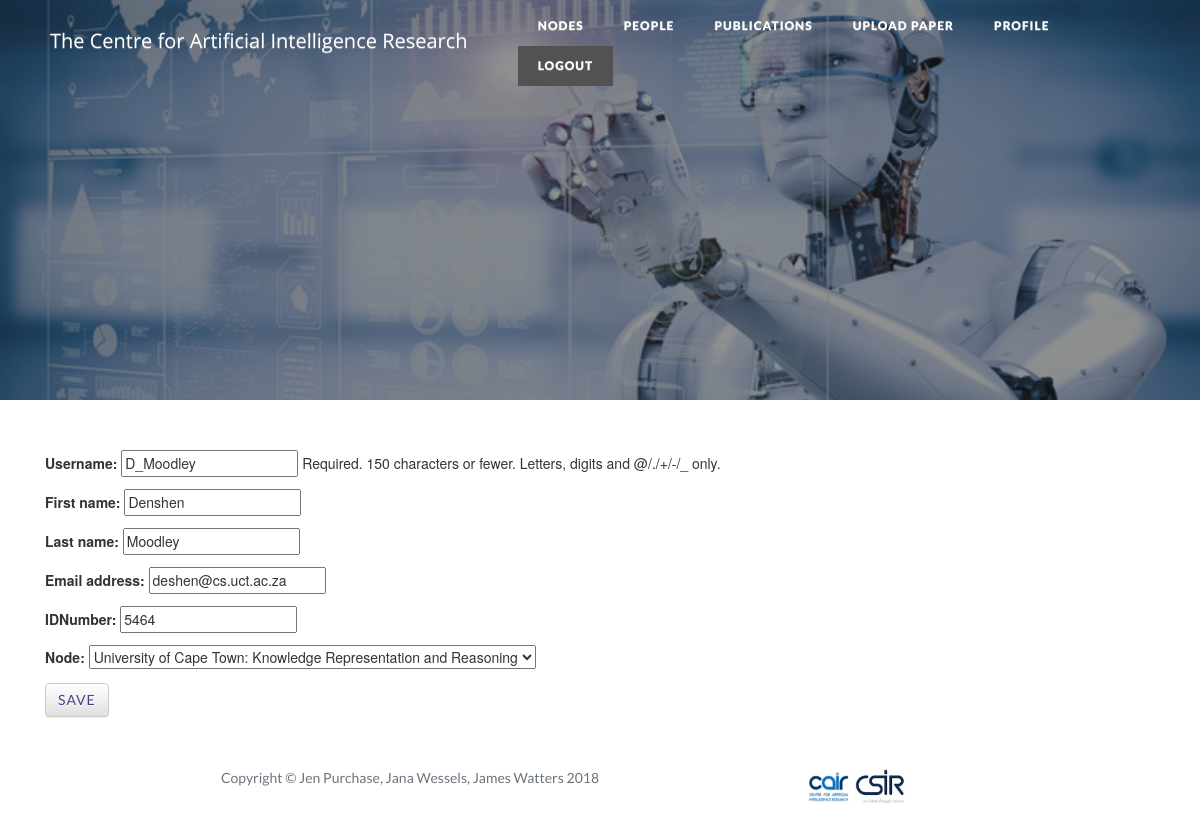
The app's page /users/edit/ (signed in) with its own data.
### users/models.py (models this page shows, shortened)
class CustomUser(AbstractUser):
    MEMBER = '0'
    AUTHOR = '1'
    NODEADMIN = '2'
    GLOBALADMIN = '3'
    ROLES =(
        (MEMBER, 'Member'),
        (AUTHOR, 'Author'),
        (NODEADMIN, 'Node Admin'),
        (GLOBALADMIN, 'Global Admin')
    )
    IDNumber = models.IntegerField(default=0)
    Node = models.ForeignKey('nodes.Node', null=True, on_delete=models.CASCADE)
    Role = models.CharField(default=0, choices=ROLES, max_length=20)

### users/views.py (the view)
# urls.py: url('edit/', views.user_edit, name='user_edit'),
def user_edit(request):
    user = request.user
    if request.method == "POST":
        print(request.POST)
        form = CustomUserChangeForm(request.POST, instance=request.user)
        if form.is_valid():
            user = form.save(commit=False)
            user.save()
            form.save_m2m()
            return redirect('user_detail')
    else:
        form = CustomUserChangeForm(instance=user)
    return render(request, 'user_form.html', {'form': form})

### users/forms.py
class CustomUserChangeForm(forms.ModelForm):
    class Meta:
        model = CustomUser
        fields = ('username', 'first_name', 'last_name', 'email', 'IDNumber', 'Node',)

### nodes/models.py (called while the page is built)
    def __str__(self):
        return self.Location +": "+self.Name

### templates/user_form.html (shortened to what this page needs)
<!DOCTYPE html>
<html>
<head>
    {% load staticfiles %}
    {% load static %}
    <link rel="stylesheet" href="{% static 'assets\css\bootstrap.min.css' %}">
    <link rel="stylesheet" href="https://cdnjs.cloudflare.com/ajax/libs/font-awesome/4.7.0/css/font-awesome.min.css">
    <link rel="stylesheet" href="https://cdnjs.cloudflare.com/ajax/libs/lightbox2/2.8.2/css/lightbox.min.css">
    <link rel="stylesheet" href="{% static 'assets\css\styles.min.css' %}">
    <link rel="stylesheet" href="//maxcdn.bootstrapcdn.com/bootstrap/3.2.0/css/bootstrap.min.css">
    <link rel="stylesheet" href="//maxcdn.bootstrapcdn.com/bootstrap/3.2.0/css/bootstrap-theme.min.css">
</head>
<body>
    <nav class="navbar navbar-light navbar-expand-lg fixed-top" id="mainNav">
        <div class="container"><a class="navbar-brand" href="{% url 'home' %}" style="font-size:20px;'Merriweather Sans', sans-serif; font-weight: normal;">The Centre for Artificial Intelligence Research&nbsp;<br></a>
            <div class="collapse navbar-collapse" id="navbarResponsive">
                <ul class="nav navbar-nav ml-auto" style="font-family:Lato, sans-serif;">
                    <li class="nav-item" role="presentation"><a class="nav-link" href="{% url 'node' %}">Nodes</a></li>
                    <li class="nav-item" role="presentation"><a class="nav-link" href="{% url 'people' %}">People</a></li>
                    <li class="nav-item" role="presentation"><a class="nav-link" href="{% url 'publications' %}">Publications</a></li>
                    {% if user.is_authenticated %}
                        {% ifequal user.Role "1" %}
                        <li class="nav-item" role="presentation"><a class="nav-link" href="{% url 'paperupload' %}">Upload Paper</a></li>
                        {% endifequal %}
                        <li class="nav-item" role="presentation"><a class="nav-link" href="{% url 'user_detail' %}">Profile</a></li>
                        <li class="nav-item" role="presentation"><a class="nav-link" href="{% url 'logout' %}" style="background-color:#535151;">Logout</a></li>
                    {% else %}
                          <li class="nav-item" role="presentation"><a class="nav-link" href="{% url 'login' %}" style="background-color:#535151;">Login</a></li>
                    {% endif %}
                </ul>
            </div>
        </div>
    </nav>
    <header class="masthead" style="background-image:url({% static 'assets/img/mapman.jpeg'  %});background-position:center;">
        <div class="overlay"></div>
        <div class="container">
            <div class="row">
                <div class="col-md-10 col-lg-8 mx-auto">
                    <div class="site-heading">
                    </div>
                </div>
            </div>
        </div>
    </header>
    <div class="container">
                {% block content %}
                    <form action="user_edit" method="POST" class="post-form">
                        {{ form.as_p }}
                        <button type="submit" class="save btn btn-default" style = "font-family:Lato, sans-serif;color:darkslateblue;">Save</button>
                    </form>
                {% endblock %}
    </div>
    <footer>
        <div class="container">
            <div class="row">
                <div class="col-md-10 col-lg-8 mx-auto">
                    <p class="text-center text-muted copyright" style="font-family: Lato;font-size:14px;">Copyright&nbsp;©&nbsp;Jen Purchase, Jana Wessels, James Watters 2018</p>
                </div>
                <div
                        class="col"><img src="{% static 'assets/img/cair-logo_3.png' %}" width="50" style="background-image:url(&quot;/assets/img/csir.jpg?h=6fd4231655dcb2277522636f12c9ce9d&quot;);"><img src="{% static 'assets/img/csir.jpg' %}" width="50" style="background-image:url(&quot;/assets/img/csir.jpg?h=6fd4231655dcb2277522636f12c9ce9d&quot;);">
                </div>
            </div>
        </div>
     </footer>
</body>
</html>

### records on screen
CustomUser: username "D_Moodley", first_name "Denshen", last_name "Moodley", email "deshen@cs.uct.ac.za", IDNumber "5464", Node "University of Cape Town: Knowledge Representation and Reasoning"
